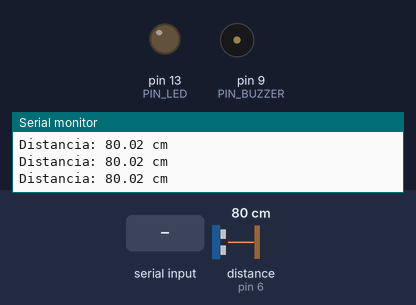
Recording of a program running on a simulated Arduino Uno, built with avr-gcc and run on an emulated ATmega328P. On the bench: output pins drawn as LEDs (lit = HIGH), buzzer (waves = sounding), the last lines printed to the serial monitor. Wiring (inferred from the names in the program): ultrasonic range finder: trigger pin 7; echo pin 6. The inputs (shaded band) are chosen by the test bench; at power-on: distance to the obstacle (sensor on pin 6) 80 cm. The echo pulse lasts 58.3 µs per cm; pins used as bus, display or sensor lines are not drawn.

Above: at 1.2 s.
1.3 s: distance to the obstacle (sensor on pin 6) set to 53 cm
2.8 s: distance to the obstacle (sensor on pin 6) set to 44 cm
At 5.6 s:
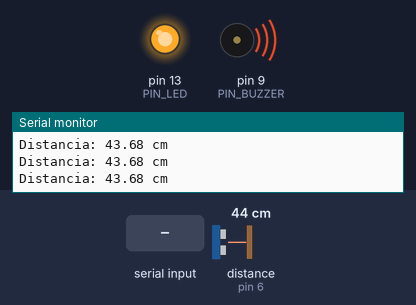
5.8 s: distance to the obstacle (sensor on pin 6) set to 120 cm
At 6.9 s:
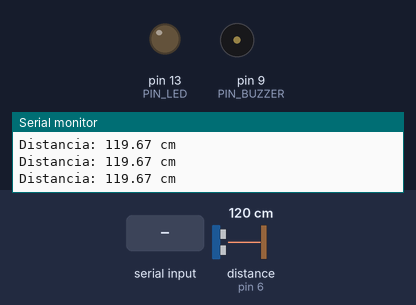
7.3 s: "1" received over Serial
At 7.47 s:
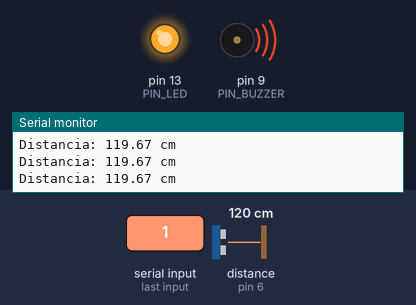
Timing chart, 0 to 10.3 s (numbered marks = the images above; inputs shaded):
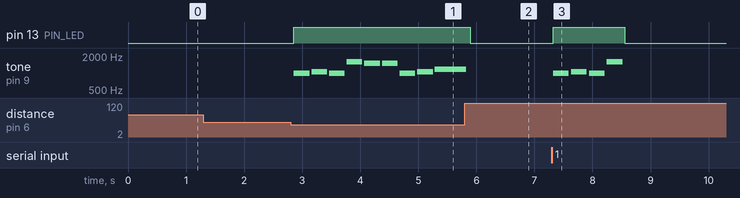

Measured:
- the behaviour switches between 50 and 49 cm on distance to the obstacle (sensor on pin 6) (found by bisection; images 0 and 1)
- after the input at 2.8 s, pin 13 (PIN_LED): LOW → HIGH after 0.06 s; tone on pin 9 (PIN_BUZZER): plays 988 Hz for 0.27 s, 1047 Hz for 0.27 s, 988 Hz for 0.27 s, 1568 Hz for 0.27 s, 1480 Hz for 0.27 s, 1480 Hz for 0.27 s … (9 notes in this stretch), starting after 0.06 s
- after the input at 5.8 s, pin 13 (PIN_LED): HIGH → LOW after 0.10 s; tone on pin 9 (PIN_BUZZER): goes on until 5.8 s, then stays silent
- after the input at 7.3 s, pin 13 (PIN_LED): LOW → HIGH at once, → LOW 1.2 s later; tone on pin 9 (PIN_BUZZER): plays 988 Hz for 0.27 s, 1047 Hz for 0.27 s, 988 Hz for 0.27 s, 1568 Hz for 0.27 s, starting at once

The program:

main.cpp
```cpp
#include <Arduino.h>

// Buzzer PASIVO en el pin 9 (el activo solo hace "bip", no puede tocar melodías).
// LED en el pin 13: se queda prendido mientras algo esté cerca o la cámara vea la mano abierta.
// Sensor ultrasónico HC-SR04: Trig en el pin 7, Echo en el pin 6.
// Cámara: el programa de la carpeta python manda por USB '1' (mano abierta) o '0' (no).
const int PIN_BUZZER = 9;
const int PIN_LED = 13;
const int PIN_TRIG = 7;
const int PIN_ECHO = 6;

// Distancia (cm) a la que se activa la alarma
const float DISTANCIA_ACTIVACION = 50.0;

// Si la cámara deja de mandar órdenes por este tiempo (ms), se apaga sola
// (por ejemplo, si cierras el programa de Python).
const unsigned long TIEMPO_SIN_CAMARA = 1000;

// Frecuencias de las notas (Hz)
const int MI = 659;
const int FA_S = 740;   // fa#
const int SOL = 784;
const int LA = 880;
const int SI = 988;
// Notas agudas (las que llevan ' en el video: una octava más alto)
const int DO_A = 1047;   // do'
const int RE_A = 1175;   // re'
const int MI_A = 1319;   // mi'
const int FA_S_A = 1480; // fa#'
const int SOL_A = 1568;  // sol'

// Duración de un tiempo en milisegundos.
// Más chico = más rápido, más grande = más lento.
const int TIEMPO = 300;

// Rosa Pastel (Belanova), notas del tutorial de flauta.
// Cada nota: {frecuencia, duración en tiempos} (1 = normal, 2 = larga)
const int melodia[][2] = {
  // si do' si sol' fa#' fa#' si do' re'
  {SI, 1}, {DO_A, 1}, {SI, 1}, {SOL_A, 1}, {FA_S_A, 1}, {FA_S_A, 1}, {SI, 1}, {DO_A, 1}, {RE_A, 2},
  // mi mi fa# sol la si do' si sol'
  {MI, 1}, {MI, 1}, {FA_S, 1}, {SOL, 1}, {LA, 1}, {SI, 1}, {DO_A, 1}, {SI, 1}, {SOL_A, 2},
  // fa#' fa#' si mi' re' mi mi fa# sol
  {FA_S_A, 1}, {FA_S_A, 1}, {SI, 1}, {MI_A, 1}, {RE_A, 1}, {MI, 1}, {MI, 1}, {FA_S, 1}, {SOL, 2},
  // la si do' si re' si mi' re' re' si mi'
  {LA, 1}, {SI, 1}, {DO_A, 1}, {SI, 1}, {RE_A, 1}, {SI, 1}, {MI_A, 1}, {RE_A, 1}, {RE_A, 1}, {SI, 1}, {MI_A, 2},
  // re' re' si si do' re' do' si sol re' si
  {RE_A, 1}, {RE_A, 1}, {SI, 1}, {SI, 1}, {DO_A, 1}, {RE_A, 1}, {DO_A, 1}, {SI, 1}, {SOL, 1}, {RE_A, 1}, {SI, 2},
  // mi' re' re' si mi' re' re' mi mi fa#
  {MI_A, 1}, {RE_A, 1}, {RE_A, 1}, {SI, 1}, {MI_A, 1}, {RE_A, 1}, {RE_A, 1}, {MI, 1}, {MI, 1}, {FA_S, 2},
  // sol la si do' si si sol do' si si
  {SOL, 1}, {LA, 1}, {SI, 1}, {DO_A, 1}, {SI, 1}, {SI, 1}, {SOL, 1}, {DO_A, 1}, {SI, 1}, {SI, 2},
};
const int TOTAL_NOTAS = sizeof(melodia) / sizeof(melodia[0]);

// Nota que toca a continuación (para seguir la canción donde se quedó)
int notaActual = 0;

// Última orden recibida de la cámara y cuándo llegó
bool manoAbierta = false;
unsigned long ultimaOrdenCamara = 0;

// Lee las órdenes que manda el programa de Python ('1' = mano abierta, '0' = no).
// Devuelve true si la cámara está viendo la mano abierta ahora mismo.
bool leerCamara() {
  while (Serial.available() > 0) {
    char orden = Serial.read();
    if (orden == '1' || orden == '0') {
      manoAbierta = (orden == '1');
      ultimaOrdenCamara = millis();
    }
  }
  bool camaraConectada = millis() - ultimaOrdenCamara < TIEMPO_SIN_CAMARA;
  return manoAbierta && camaraConectada;
}

// Mide la distancia en cm. Devuelve -1 si no detecta nada (fuera de alcance).
float medirDistancia() {
  digitalWrite(PIN_TRIG, LOW);
  delayMicroseconds(2);
  digitalWrite(PIN_TRIG, HIGH);
  delayMicroseconds(10);
  digitalWrite(PIN_TRIG, LOW);

  unsigned long tiempoEco = pulseIn(PIN_ECHO, HIGH, 30000);  // espera máx. 30 ms
  if (tiempoEco == 0) {
    return -1;
  }
  return tiempoEco * 0.0343 / 2;  // velocidad del sonido, ida y vuelta
}

void setup() {
  pinMode(PIN_BUZZER, OUTPUT);
  pinMode(PIN_LED, OUTPUT);
  pinMode(PIN_TRIG, OUTPUT);
  pinMode(PIN_ECHO, INPUT);
  Serial.begin(9600);  // para ver la distancia en el Serial Monitor
}

void loop() {
  float distancia = medirDistancia();
  Serial.print("Distancia: ");
  Serial.print(distancia);
  Serial.println(" cm");

  bool cerca = distancia > 0 && distancia <= DISTANCIA_ACTIVACION;
  bool manoEnCamara = leerCamara();

  if (cerca || manoEnCamara) {
    digitalWrite(PIN_LED, HIGH);  // LED fijo mientras esté activado

    int duracion = melodia[notaActual][1] * TIEMPO;
    tone(PIN_BUZZER, melodia[notaActual][0], duracion * 0.9);  // 90% sonando, 10% silencio
    delay(duracion);

    notaActual++;
    if (notaActual >= TOTAL_NOTAS) {
      notaActual = 0;  // vuelve a empezar la canción
    }
  } else {
    digitalWrite(PIN_LED, LOW);
    noTone(PIN_BUZZER);
    notaActual = 0;  // la próxima vez empieza desde el principio
    delay(60);       // pausa corta entre mediciones
  }
}
```
